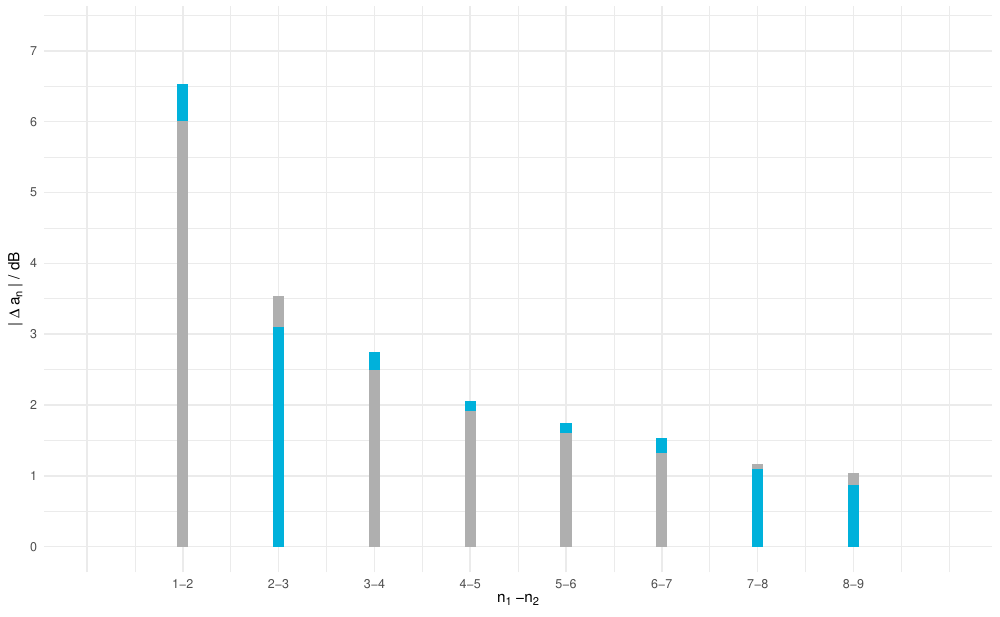

The R source for this figure:
library(ggplot2)

outputName   <- "2_4_Amplivergleich.pdf"
outputWidth  <- 10
outputHeight <- 0.618 * outputWidth

data <- read.csv("mess.csv")

# function parametersa
A   <- 2
m   <- 8 # number of amplitude values

ylabel <- bquote( "|"~ Delta ~ "a"[n]~"| / dB" )
xlabel <- bquote( "n"[1]~"-n"[2])


amplifun <- function (n) {

    abs( 4 * 2 / (n * pi) * sin(n * pi/2) )

}

deltaX <- 1
deltaCounter <- 0

lineCoordinatesX <- c()
lineCoordinatesY <- c()

lineCoordinatesY_Measurement <- c()

print(amplifun(1))

for (i in 1:m) {

    deltaCounter <- deltaCounter + deltaX

    lineCoordinatesX <- c( lineCoordinatesX, deltaCounter)
#    lineCoordinatesY <- c( lineCoordinatesY, abs(data$ant) )

#    lineCoordinatesY_Measurement <- c( lineCoordinatesY_Measurement, abs(data$anm))

}

ylim   <- c(0, 7*1.0381)
xlim   <- c(0, m+1)

xlabels <- c("", "1-2", "2-3", "3-4","4-5", "5-6", "6-7", "7-8", "8-9","")

ybreaks <- seq(0, 10, 1)
xbreaks <- seq(0, m+1, 1)


hsBlue <- "#00b1db"
theoreticalColor <- "#afafafFF"


plot <- ggplot(data.frame(x=c(0,2), y=c(0,2)), aes(x=x)) +
    theme_minimal() +
    theme(legend.position="none", plot.title = element_text(color = "gray21", size=1.618^5), plot.subtitle = element_text(color = "grey80", size=1.618^5)) +

    #ggtitle(bquote("Amplitudenspektrum von x(t), Rot: theoretische Werte")) +
    #labs(subtitle="D=0.25, T=1us")

    xlab(xlabel) +
    ylab(ylabel) +

    scale_y_continuous(limits= ylim, breaks=ybreaks) +
    scale_x_continuous(limits= xlim, breaks=xbreaks, labels=xlabels)


linewidth <- (1-0.6180339887498948)*10

theodat <- abs(data$ant)
measdat <- abs(data$anm)

for (i in 1:m) {

   if(theodat[i] < measdat[i] ) {

       # plot measurement first, then plot theoreticals on top

   plot <- plot + geom_segment(
            x = lineCoordinatesX[i],
            y = 0,
            xend = lineCoordinatesX[i],
            yend = measdat[i],
            color=hsBlue,
            linetype="solid", size = linewidth
        )

   plot <- plot + geom_segment(
            x = lineCoordinatesX[i],
            y = 0,
            xend = lineCoordinatesX[i],
            yend = theodat[i],
            color=theoreticalColor,
            linetype="solid", size = linewidth
        )
   } else {

       # plot theoretical first, then plot measurement

   plot <- plot + geom_segment(
            x = lineCoordinatesX[i],
            y = 0,
            xend = lineCoordinatesX[i],
            yend = theodat[i],
            color=theoreticalColor,
            linetype="solid", size = linewidth
        )

   plot <- plot + geom_segment(
            x = lineCoordinatesX[i],
            y = 0,
            xend = lineCoordinatesX[i],
            yend = measdat[i],
            color=hsBlue,
            linetype="solid", size = linewidth
        )


   }

}



pdf(outputName, width = outputWidth, height = outputHeight)
plot
